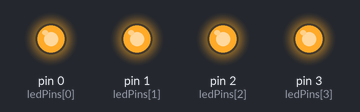
This sketch was run on a simulated Arduino Uno, built with avr-gcc and run on an emulated ATmega328P. Parts: output pins drawn as LEDs (lit = HIGH).

Above: at 0.2 s.
At 1.7 s:
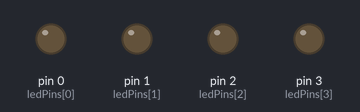
Timing chart, 0 to 3.0 s (numbered marks = the images above):
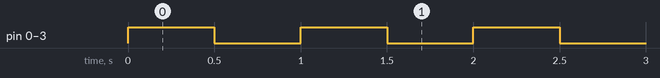

Measured:
- by itself, pin 0 (ledPins[0]), pin 1 (ledPins[1]), pin 2 (ledPins[2]), pin 3 (ledPins[3]): alternates HIGH for 0.50 s and LOW for 0.50 s

The sketch:

digitalWeek9Example.ino
```cpp
int ledPins[4] = { 0, 1, 2, 3 };
int ledTotal = 4;


void setup() {
  for (int i = 0; i < ledTotal; i++) {
    pinMode(ledPins[i], OUTPUT);
  }
}

void loop() {
  for (int i = 0; i < ledTotal; i++) {
    digitalWrite(ledPins[i], HIGH);
  }
  delay(500);
  for (int i = 0; i < ledTotal; i++) {
    digitalWrite(ledPins[i], LOW);
  }
  delay(500);
}
```
